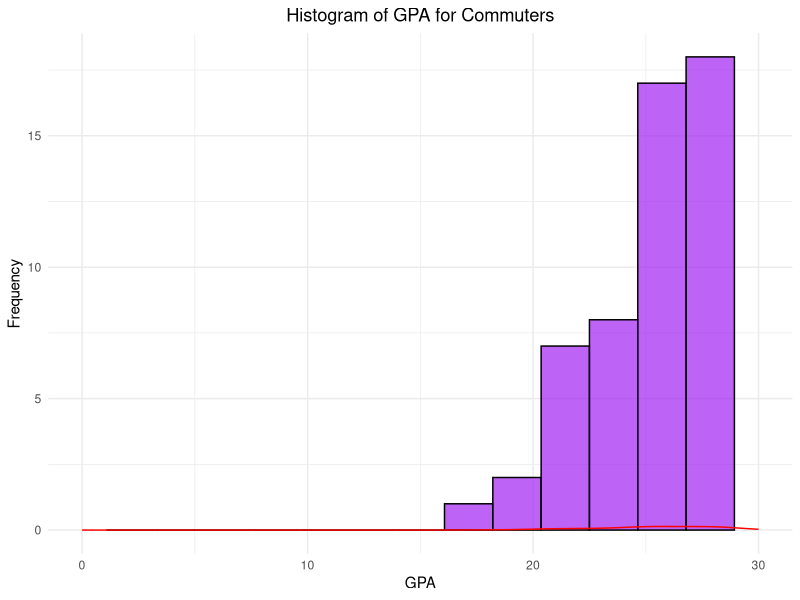
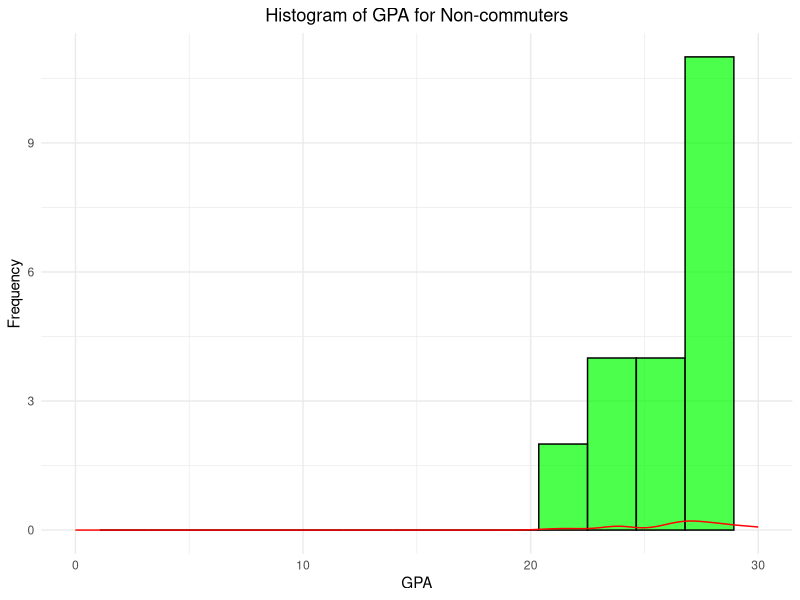
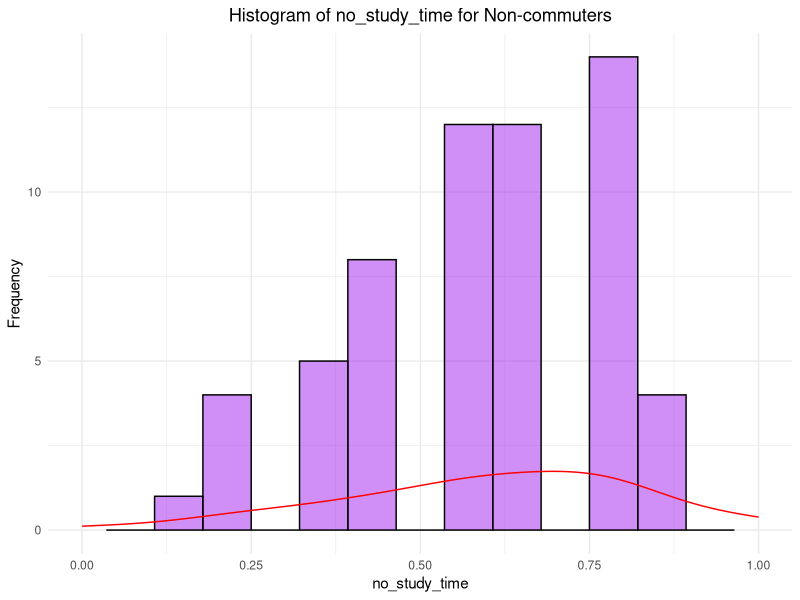
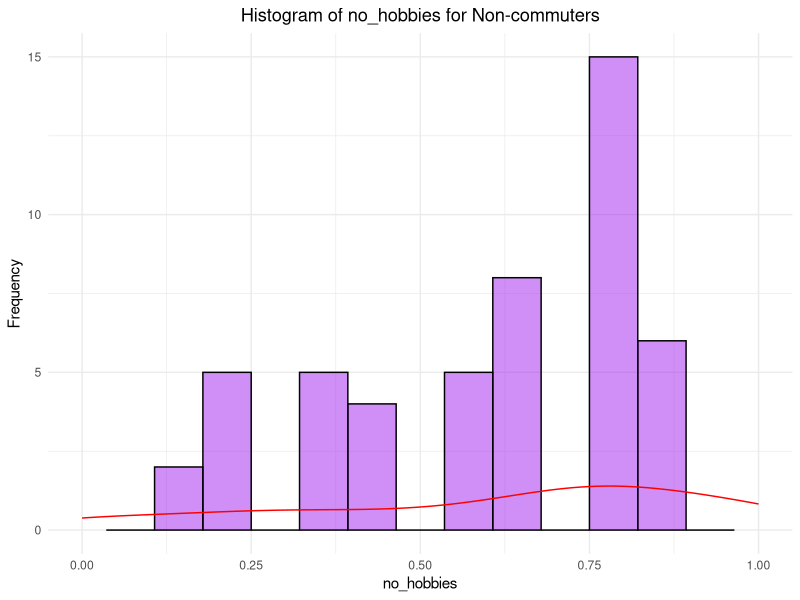
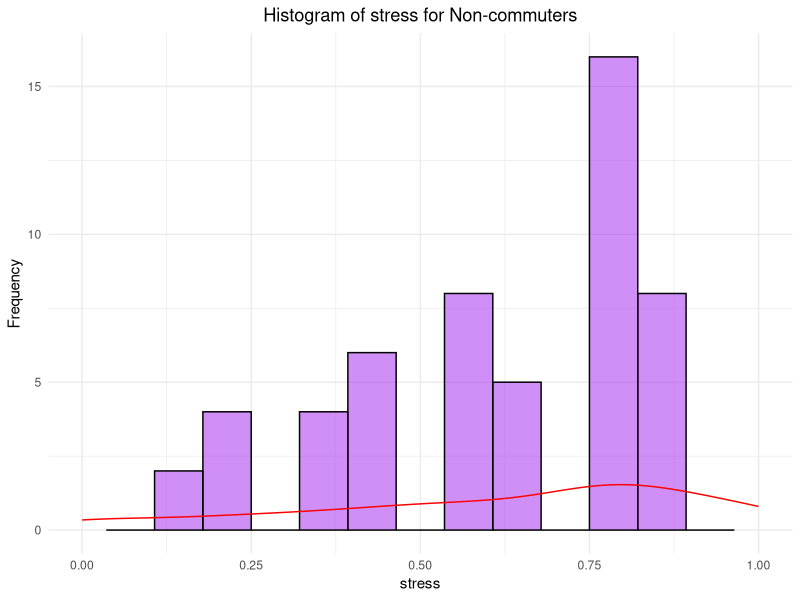
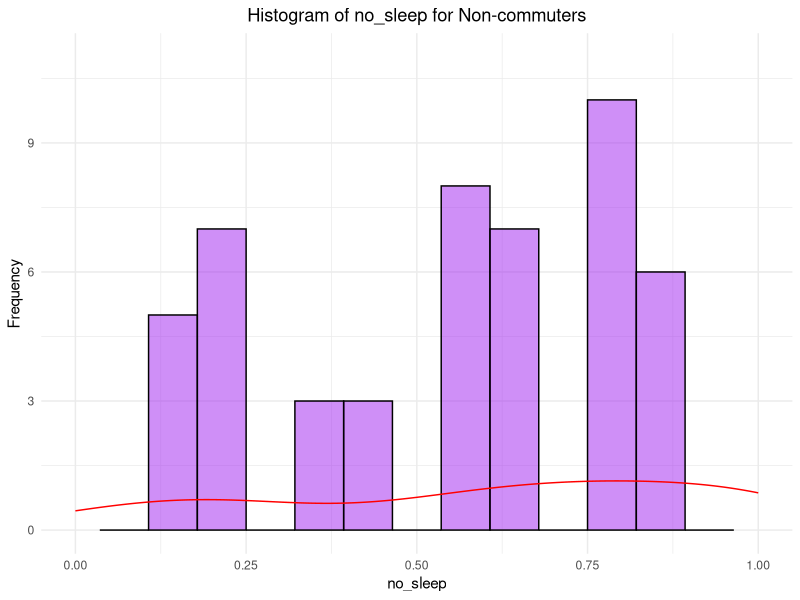
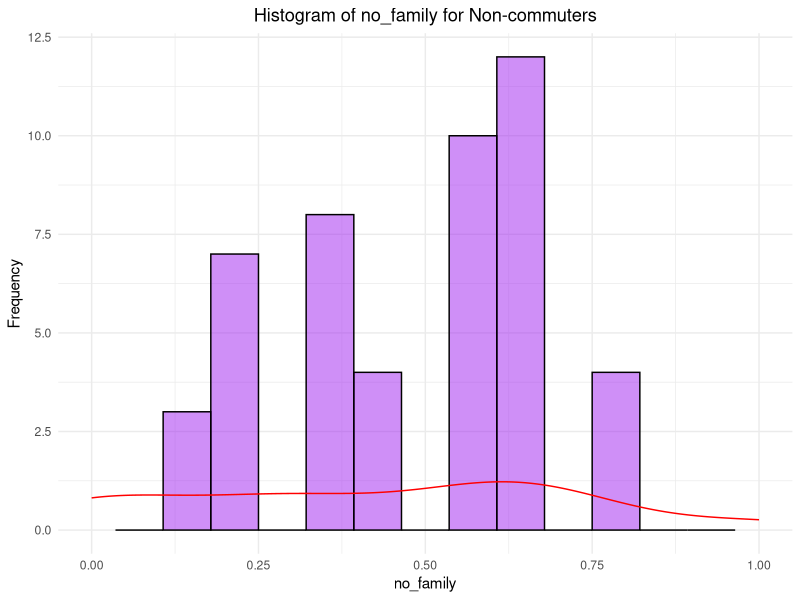
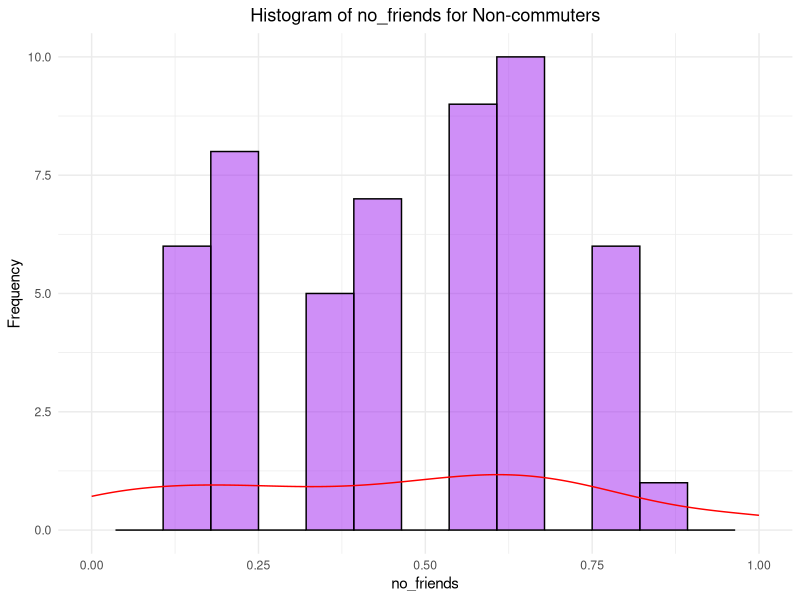

The R source for these figures, in order:
data <- read.csv("data/merged.csv")
library(ggplot2)
library(dplyr)

n_commuters <- sum(data$is_commuter)
total <- length(data$is_commuter)
n_non_commuters <- total - n_commuters
ratio_commuters <- n_commuters / total

data.frame(
    commuters = n_commuters,
    non_commuters = n_non_commuters,
    ratio_commuters = ratio_commuters
)

attach(data)

# boxplot(gpa[gpa != "N/A"] ~ is_commuter[gpa != "N/A"],
#     data = data,
#     names = c("non commuter", "commuters"),
#     xlab = "is_commuter",
#     ylab = "gpa"
# )

# Histograms for GPA (Commuters)
filtered_commuters <- filter(data, is_commuter == 1 & gpa >= 0 & gpa <= 30)
ggplot(filtered_commuters, aes(x = gpa)) +
  geom_histogram(bins = 15, fill = "purple", color = "black", alpha = 0.7) +
  geom_density(aes(y = ..density..), color = "red") + 
  xlim(0, 30) +  
  ggtitle('Histogram of GPA for Commuters') +
  xlab('GPA') +
  ylab('Frequency') +
  theme_minimal() +
  theme(plot.title = element_text(hjust = 0.5))

# Histogram for GPA (Non-commuters)
filtered_non_commuters <- filter(data, is_commuter == 0 & gpa >= 0 & gpa <= 30)
ggplot(filtered_non_commuters, aes(x = gpa)) +
  geom_histogram(bins = 15, fill = "green", color = "black", alpha = 0.7) +
  geom_density(aes(y = ..density..), color = "red") + 
  xlim(0, 30) +  
  ggtitle('Histogram of GPA for Non-commuters') +
  xlab('GPA') +
  ylab('Frequency') +
  theme_minimal() +
  theme(plot.title = element_text(hjust = 0.5))

#Histogram for mean indices of life quality (Commuters)
filtered_data <- filter(data, is_commuter == 1)
filtered_columns <- filtered_data[, c("no_study_time", "no_hobbies", "stress", "no_sleep", "no_family", "no_friends", "loneliness")]
for (index in colnames(filtered_columns)) {
  xlim_range <- range(filtered_columns[[index]], na.rm = TRUE)
  plot <- ggplot(filtered_columns, aes(x = !!sym(index))) +  
    geom_histogram(bins = 15, alpha = 0.5, fill = "purple", color = "black") +
    geom_density(aes(y = ..density..), color = "red") + 
    xlim(xlim_range[1], xlim_range[2]) +  
    ggtitle(paste("Histogram of", index, "for Non-commuters")) +  
    xlab(index) +  
    ylab('Frequency') + 
    theme_minimal() + 
    theme(plot.title = element_text(hjust = 0.5))
  print(plot)
}

#Histogram for mean indices of life quality (Non-commuters)
filtered_data <- filter(data, is_commuter == 0)
filtered_columns <- filtered_data[, c("no_study_time", "no_hobbies", "stress", "no_sleep", "no_family", "no_friends", "loneliness")]
for (index in colnames(filtered_columns)) {
  xlim_range <- range(filtered_columns[[index]], na.rm = TRUE)
  plot <- ggplot(filtered_columns, aes(x = !!sym(index))) +  
    geom_histogram(bins = 15, alpha = 0.5, fill = "green", color = "black") +
    geom_density(aes(y = ..density..), color = "red") + 
    xlim(xlim_range[1], xlim_range[2]) + 
    ggtitle(paste("Histogram of", index, "for Non-commuters")) +  
    xlab(index) +  
    ylab('Frequency') + 
    theme_minimal() + 
    theme(plot.title = element_text(hjust = 0.5))
  print(plot)
}

# Means for life indices
selected_columns <- c("no_study_time", "no_hobbies", "stress", "no_sleep", "no_family", "no_friends", "loneliness")
data$row_mean <- rowMeans(data[, selected_columns], na.rm = TRUE)
result <- data[, c(selected_columns, "row_mean")]
head(result)

#Boxplot of mean life indices for commuters
boxplot(row_mean ~ is_commuter,
        data = data[!is.na(data$row_mean), ],
        names = c("non commuter", "commuters"),
        xlab = "is_commuter",
        ylab = "gpa"
)

#Pie charts
commute_summary <- data.frame(
  group = c("Non-Commuters", "Commuters"),
  value = c(n_non_commuters, n_commuters)
)
commute_summary$fraction <- commute_summary$value / sum(commute_summary$value)
commute_summary$label <- paste0(commute_summary$group, " (", round(commute_summary$fraction * 100), "%)")

colors <- c("Non-Commuters" = "green","Commuters" = "purple")      

ggplot(commute_summary, aes(x = "", y = fraction, fill = group)) +
  geom_bar(width = 1, stat = "identity", color = "black", alpha = 0.5) +  
  coord_polar(theta = "y") +
  labs(title = "Percentage of Non-Commuters and Commuters") +
  theme_void() + 
  theme(
    legend.position = "right",  
    plot.title = element_text(hjust = 0.5)
  ) +
  scale_fill_manual(
    values = colors  
  )

# Commuters
n_10_commuters <- sum(data$commute_time == 0.00 & data$is_commuter == 1)
n_30_commuters <- sum(data$commute_time == 0.25 & data$is_commuter == 1)
n_1_commuters <- sum(data$commute_time == 0.50 & data$is_commuter == 1)
n_1.5_commuters <- sum(data$commute_time == 0.75 & data$is_commuter == 1)
n_2_commuters <- sum(data$commute_time == 1.00 & data$is_commuter == 1)

commute_time_summary_commuters <- data.frame(
  group = c("Less than 10 min.", "10-30 min.", "30 min. to 1 hour", "1 hour to 1.5 hours", "More than 2 hours"),
  value = c(n_10_commuters, n_30_commuters, n_1_commuters, n_1.5_commuters, n_2_commuters)
)
commute_time_summary_commuters$fraction <- commute_time_summary_commuters$value / sum(commute_time_summary_commuters$value)
commute_time_summary_commuters$label <- paste0(commute_time_summary_commuters$group, " (", round(commute_time_summary_commuters$fraction * 100), "%)")

purple_shades <- c("#E6E6FA", "#D8BFD8", "#BA55D3", "#8A2BE2", "#4B0082")

# Pie chart for commuters
ggplot(commute_time_summary_commuters, aes(x = "", y = fraction, fill = group)) +
  geom_bar(width = 1, stat = "identity", color = "black", alpha = 0.7) +  
  coord_polar(theta = "y") +
  labs(title = "Percentage of Commuting Times for Commuters") +
  theme_void() + 
  theme(
    legend.position = "right",  
    plot.title = element_text(hjust = 0.5)
  ) +
  scale_fill_manual(
    values = purple_shades,  
    breaks = commute_time_summary_commuters$group,  
    labels = commute_time_summary_commuters$label  
  )

# Non-commuters
n_10_non_commuters <- sum(data$commute_time == 0.00 & data$is_commuter == 0)
n_30_non_commuters <- sum(data$commute_time == 0.25 & data$is_commuter == 0)
n_1_non_commuters <- sum(data$commute_time == 0.50 & data$is_commuter == 0)
n_1.5_non_commuters <- sum(data$commute_time == 0.75 & data$is_commuter == 0)
n_2_non_commuters <- sum(data$commute_time == 1.00 & data$is_commuter == 0)

commute_time_summary_non_commuters <- data.frame(
  group = c("Less than 10 min.", "10-30 min.", "30 min. to 1 hour", "1 hour to 1.5 hours", "More than 2 hours"),
  value = c(n_10_non_commuters, n_30_non_commuters, n_1_non_commuters, n_1.5_non_commuters, n_2_non_commuters)
)
commute_time_summary_non_commuters$fraction <- commute_time_summary_non_commuters$value / sum(commute_time_summary_non_commuters$value)
commute_time_summary_non_commuters$label <- paste0(commute_time_summary_non_commuters$group, " (", round(commute_time_summary_non_commuters$fraction * 100), "%)")

green_shades <- c("#E6F9E6", "#C2F0C2", "#66CC66", "#009900", "#006400")

# Pie chart for non-commuters
ggplot(commute_time_summary_non_commuters, aes(x = "", y = fraction, fill = group)) +
  geom_bar(width = 1, stat = "identity", color = "black", alpha = 0.7) +  
  coord_polar(theta = "y") +
  labs(title = "Percentage of Commuting Times for Non-commuters") +
  theme_void() + 
  theme(
    legend.position = "right",  
    plot.title = element_text(hjust = 0.5)
  ) +
  scale_fill_manual(
    values = green_shades,  
    breaks = commute_time_summary_non_commuters$group,  
    labels = commute_time_summary_non_commuters$label  
  )

#Checking normality of variables: commuters_gpa and noncommuters_gpa
commuters_gpa <- data$gpa[data$is_commuter == 1 & data$gpa != -1]
non_commuters_gpa <- data$gpa[data$is_commuter == 0 & data$gpa != -1]
shapiro.test(commuters_gpa)
shapiro.test(non_commuters_gpa)

#Permorming Mann-Whitney U test since Shapiro test showed the GPA distribution for commuters was not normal, but its is normal for non-commuters
#Testing the hypothesis "Commuters have a lower GPA than non-commuters":
wilcox_test_result <- wilcox.test(commuters_gpa, non_commuters_gpa, 
                                  alternative = "less")
print(wilcox_test_result)

#Anova to test "More time commuting implies lower GPA":
data$commute_time_group <- as.factor(data$commute_time)  
filtered_data <- filter(data, commute_time > 0 & gpa != -1)

boxplot(gpa[gpa != -1] ~ commute_time_group[gpa != -1], data = filtered_data,
        xlab = "Commute Time Group",
        ylab = "GPA",
        main = "GPA by Commute Time Group",
        col = scales::alpha(c("#E6E6FA", "#D8BFD8", "#BA55D3", "#8A2BE2", "#4B0082"), alpha = 0.7))  

anova_result <- aov(gpa ~ commute_time_group, data = filtered_data)
summary(anova_result)

#Testing the hypothesis "Commuters have a lower mean of life indices":
selected_columns <- c("no_study_time", "no_hobbies", "stress", "no_sleep", "no_family", "no_friends", "loneliness")
data$row_mean <- rowMeans(data[, selected_columns], na.rm = TRUE)
commuters_data <- filter(data, is_commuter == 1)
non_commuters_data <- filter(data, is_commuter == 0)

#Shapiro-Wilk test for normality of 'row_mean'
shapiro_commuters <- shapiro.test(commuters_data$row_mean)
shapiro_non_commuters <- shapiro.test(non_commuters_data$row_mean)
shapiro_commuters
shapiro_non_commuters
#t-test as they're both normally distributed
t_test_result <- t.test(commuters_data$row_mean, non_commuters_data$row_mean, 
                        alternative = "less", var.equal = TRUE)
t_test_result
